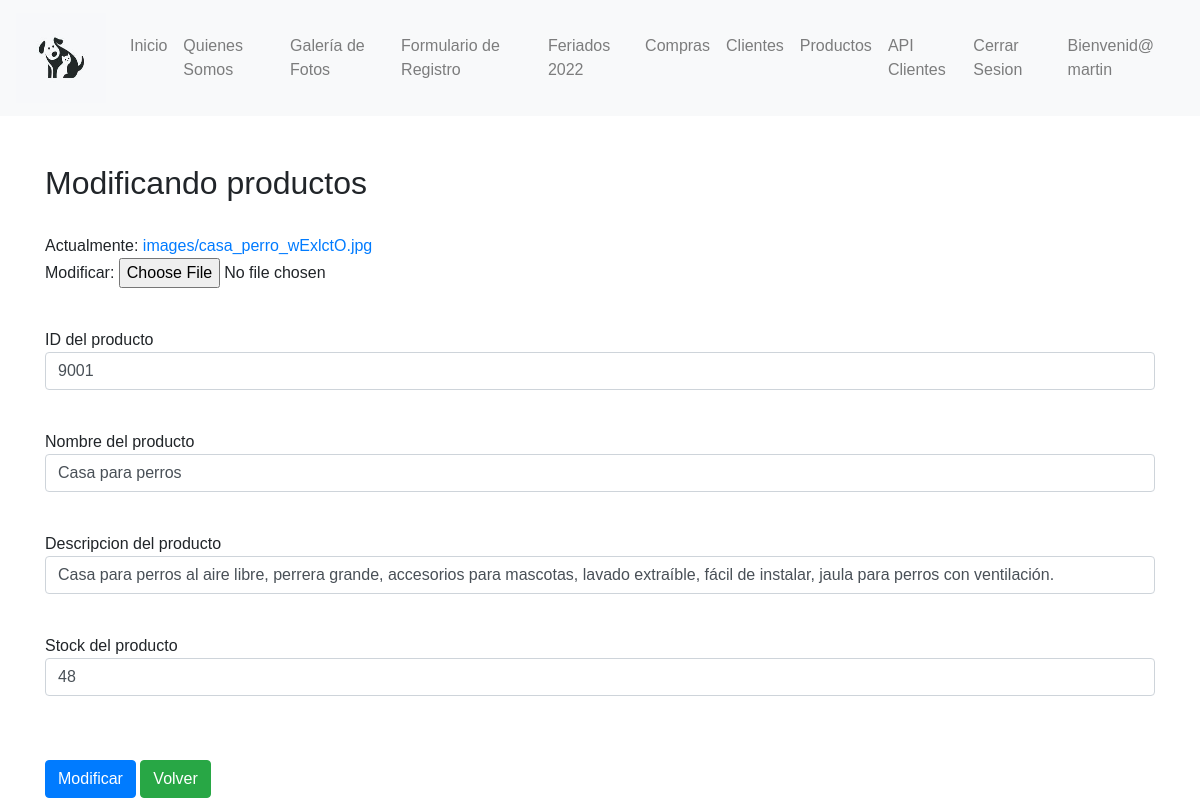
The app's page /form_mod_producto/9001 (signed in) with its own data.
### app/models.py (models this page shows, shortened)
class Producto(models.Model):
    idprod = models.CharField(primary_key=True,max_length=10, verbose_name='Id Producto')
    image = models.ImageField(verbose_name="Imagen", upload_to="images")
    nombprod = models.CharField(max_length=50, verbose_name='Nombre producto')
    descripcion_prod= models.CharField(max_length=1000, verbose_name='Descripcion del producto')
    stock = models.IntegerField(verbose_name='Stock del producto')

### app/views.py (the view)
# urls.py: path('form_mod_producto/<id>', form_mod_producto, name="form_mod_producto"),
def form_mod_producto(request, id):
    producto = Producto.objects.get(idprod=id)
    datos ={
        'form': ProductoForm(instance=producto)
    }
    if request.method=='POST':
        formulario = ProductoForm(data = request.POST, files=request.FILES,instance=producto)
        if formulario.is_valid:
            formulario.save()
            return redirect('mostrar2')
    return render(request, 'form_mod_producto.html', datos)

### app/templates/form_mod_producto.html (shortened to what this page needs)
<!DOCTYPE html>
<html lang="en">
<head>
    {% load static %}
    <link href="https://cdn.jsdelivr.net/npm/bootstrap@5.0.1/dist/css/bootstrap.min.css" rel="stylesheet">
    <link rel="stylesheet" href="cdn.jsdelivr.net/npm/bootstrap@4.6.0/dist/css/bootstrap.min.css">
</head>
<body>
    <nav class="navbar navbar-expand-sm navbar-light bg-light">
        <a class="navbar-brand" href="{% url 'index' %}">
          <img src="{% static 'img/logo.jpg' %}" width="90" height="90" alt="">
        </a>
        <div class="collapse navbar-collapse" id="opciones">
          <ul class="navbar-nav">
            {% if user.is_authenticated %}
              <li class="nav-item">
                <a class="nav-link" href="{% url 'index' %}">Inicio</a>
              </li>
              <li class="nav-item">
                <a class="nav-link" href="{% url 'quienessomos' %}">Quienes Somos</a>
              </li>
              <li class="nav-item">
                <a class="nav-link" href="{% url 'galeria' %}">Galería de Fotos</a>
              </li>
              <li class="nav-item">
                <a class="nav-link" href="{% url 'formulario' %}">Formulario de Registro</a>
              </li>
              <li class="nav-item">
                <a class="nav-link" href="{% url 'apiferiados' %}">Feriados 2022</a>
              </li>
              <li class="nav-item">
                <a class="nav-link" href="{% url 'mostrar3' %}">Compras</a>
              </li>
              {% if perms.app.view_cliente %}
              <li class="nav-item">
                <a class="nav-link" href="{% url 'mostrar' %}">Clientes</a>
              </li>
              {% endif %}
              {% if perms.app.view_producto %}
              <li class="nav-item">
                <a class="nav-link" href="{% url 'mostrar2' %}">Productos</a>
              </li>
              {% endif %}
              {% if perms.app.view_cliente %}
              <li class="nav-item">
                <a class="nav-link" href="{% url 'apiclientes' %}">API Clientes</a>
              </li>
              {% endif %}
              <li class="nav-item">
                <a class="nav-link" href="{% url 'logout' %}">Cerrar Sesion</a>
              </li>
              <li class="nav-item">
                <a class="nav-link" href="#">Bienvenid@ {{ user.username }}</a>
              </li>
            {% endif %}
          </ul>
        </div>
      </nav>
    <div class="container">
        <br><br>
        <h2>Modificando productos</h2><br>
        {% if user.is_authenticated %}
        <form method="POST" action="#" enctype="multipart/form-data" id="formulario">
            <div class="form-group">
                {{form.image}}
            </div>
            <br>
            <div class="form-group">
                {{form.idprod.label}}
                {{form.idprod}}
            </div>
            <br>
            <div class="form-group">
                {{form.nombprod.label}}
                {{form.nombprod}}
            </div>
            <br>
            <div class="form-group">
                {{form.descripcion_prod.label}}
                {{form.descripcion_prod}}
            </div>
            <br>
            <div class="form-group">
                {{form.stock.label}}
                {{form.stock}}
            </div>
            <br><br>
            <input type="submit" class="btn btn-primary" value="Modificar">
            <a href="{% url 'mostrar2' %}" class="btn btn-success">Volver</a>
        </form>
    </div>
    {% else %}
    <br><br><br>
    <h1  style="color:red; text-align: center;">No tiene permisos para modificar productos </h1>
    {% endif %}
</body>
</html>

### app/templates/form_mod_producto.html (style rules this page uses)
body { font-family: Arial; }

### records on screen
Producto: idprod "9001", nombprod "Casa para perros", descripcion_prod "Casa para perros al aire libre, perrera grande, accesorios para mascotas, lavado extraíble, fácil de instalar, jaula para perros con ventilación.", stock "48"

### other values on screen
{{ user.username }} "martin"
